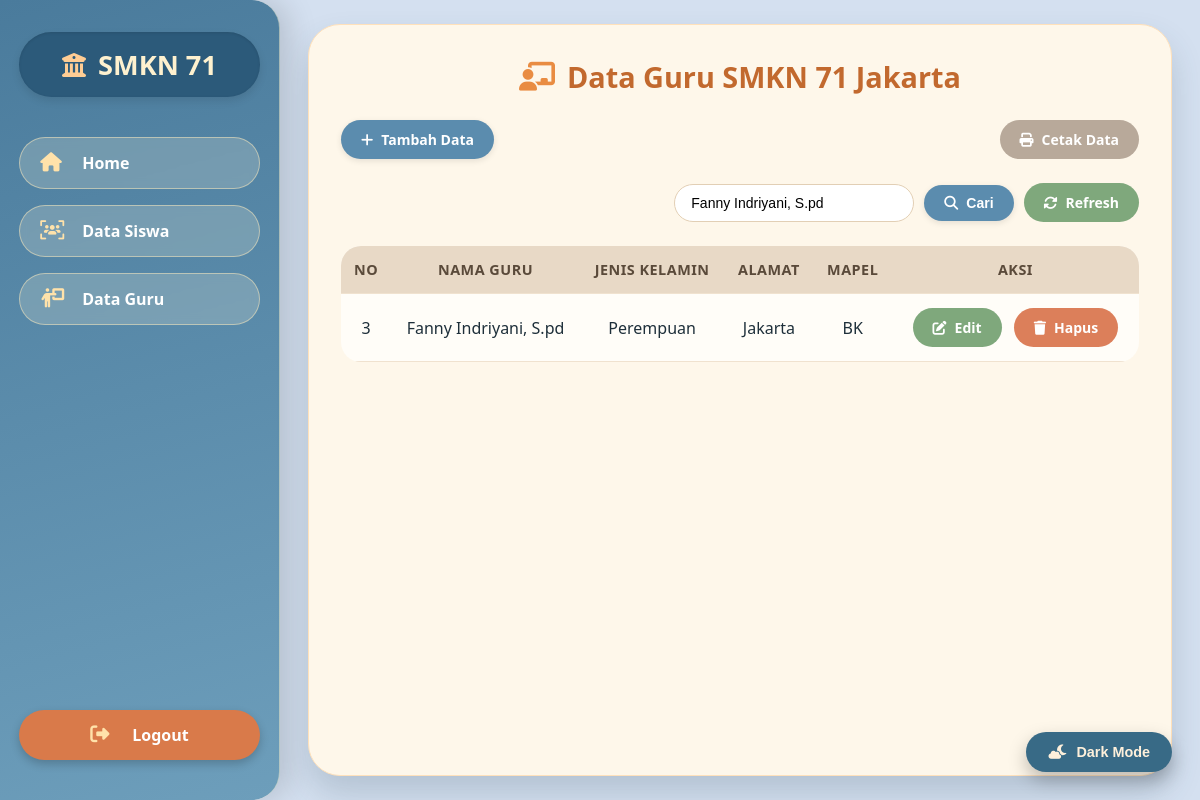
The app's page /data_guru.php?cari=Fanny Indriyani, S.pd (signed in) with its own data.
### tables this page shows
CREATE TABLE `tbl_guru` (
  `No` int(11) NOT NULL,
  `Nama_Guru` varchar(100) NOT NULL,
  `Jenis_Kelamin` enum('Laki-laki','Perempuan') NOT NULL,
  `Alamat` text NOT NULL,
  `Mapel` varchar(100) NOT NULL
);

### data_guru.php (the view, shortened to what this page needs)
<?php
include "koneksi.php";
?>
<!doctype html>
<html lang="id">
<head>
  <link rel="stylesheet" href="https://cdnjs.cloudflare.com/ajax/libs/font-awesome/6.5.0/css/all.min.css">
</head>
<body>
  <div class="wrapper">
    <div class="sidebar">
      <h3><i class="fas fa-building-columns"></i> SMKN 71</h3>
      <a href="home.php"><i class="fas fa-home"></i> Home</a>
      <a href="data_siswa.php"><i class="fas fa-users-viewfinder"></i> Data Siswa</a>
      <a href="data_guru.php"><i class="fas fa-person-chalkboard"></i> Data Guru</a>
      <a href="logout.php" onclick="return confirm('Apakah Anda yakin ingin logout?')"><i class="fas fa-right-from-bracket"></i> Logout</a>
    </div>
    <div class="container">
      <h2><i class="fas fa-chalkboard-user"></i> Data Guru SMKN 71 Jakarta</h2>
      <div class="actions">
        <a href="tambah_guru.php" class="btn btn-primary"><i class="fas fa-plus"></i> Tambah Data</a>
        <a href="cetak_guru.php" class="btn btn-gray" target="_blank"><i class="fas fa-print"></i> Cetak Data</a>
      </div>
      <div class="search-bar">
        <form method="GET">
          <input type="text" name="cari" placeholder="Cari Nama Guru / Mapel..."
                 value="<?php echo isset($_GET['cari']) ? htmlspecialchars($_GET['cari']) : ''; ?>">
          <button type="submit" class="btn btn-primary"><i class="fas fa-search"></i> Cari</button>
          <a href="data_guru.php" class="btn btn-success"><i class="fas fa-sync-alt"></i> Refresh</a>
        </form>
      </div>
      <table>
        <thead>
          <tr>
            <th>No</th>
            <th>Nama Guru</th>
            <th>Jenis Kelamin</th>
            <th>Alamat</th>
            <th>Mapel</th>
            <th>Aksi</th>
          </tr>
        </thead>
        <tbody>
          <?php
          if (isset($_GET['cari']) && !empty($_GET['cari'])) {
            $cari = mysqli_real_escape_string($koneksi, $_GET['cari']);
            $query = "SELECT * FROM tbl_guru
                      WHERE Nama_Guru LIKE '%$cari%'
                      OR Mapel LIKE '%$cari%' ";
          } else {
            $query = "SELECT * FROM tbl_guru";
          }
          $result = mysqli_query($koneksi, $query);
          if ($result && mysqli_num_rows($result) > 0) {
            while ($row = mysqli_fetch_assoc($result)) {
              echo "<tr>
                      <td>".htmlspecialchars($row['No'])."</td>
                      <td>".htmlspecialchars($row['Nama_Guru'])."</td>
                      <td>".htmlspecialchars($row['Jenis_Kelamin'])."</td>
                      <td>".htmlspecialchars($row['Alamat'])."</td>
                      <td>".htmlspecialchars($row['Mapel'])."</td>
                      <td>
                        <a href='edit_guru.php?edit=".urlencode($row['No'])."' class='btn btn-success'><i class='fas fa-edit'></i> Edit</a>
                        <a href='delete_guru.php?hapus=".urlencode($row['No'])."' class='btn btn-danger' onclick='return confirm(\"Yakin ingin menghapus?\")'><i class='fas fa-trash'></i> Hapus</a>
                       </td>
                    </tr>";
            }
          } else {
            echo "<tr><td colspan='6' style='text-align:center; padding:40px;'><i class='fas fa-database'></i> Tidak ada data Guru.</td></tr>";
          }
          ?>
        </tbody>
      </table>
    </div>
  </div>
  <button id="toggleDarkMode"><i class="fas fa-cloud-moon"></i> Dark Mode</button>
</body>
</html>

### data_guru.php (style rules this page uses)
* { margin: 0; padding: 0; box-sizing: border-box; }
body { font-family: 'Segoe UI', 'Poppins', system-ui, sans-serif; background: #d4e0f0; color: #1e2f3a; transition: all 0.3s ease; min-height: 100vh; }
.wrapper { display: flex; min-height: 100vh; }
.sidebar { width: 280px; background: linear-gradient(165deg, #4a7b9c, #6d9ebb); border-radius: 0 28px 28px 0; padding: 2rem 1.2rem; display: flex; flex-direction: column; box-shadow: 8px 0 30px rgba(0, 0, 0, 0.15); border-right: 1px solid rgba(255,245,210,0.5); }
.sidebar h3 { font-size: 1.7rem; font-weight: 800; text-align: center; margin-bottom: 2rem; color: #fef1cf; background: #2c5a7a; padding: 14px 8px; border-radius: 60px; display: flex; align-items: center; justify-content: center; gap: 12px; box-shadow: inset 0 1px 3px rgba(0,0,0,0.1), 0 4px 8px rgba(0,0,0,0.1); }
.sidebar h3 i { color: #ffcd94; font-size: 1.5rem; }
.sidebar a { display: flex; align-items: center; gap: 14px; padding: 14px 20px; margin: 8px 0; border-radius: 40px; text-decoration: none; font-weight: 700; color: #ffffff; background: rgba(255, 248, 225, 0.2); backdrop-filter: blur(4px); transition: all 0.25s ease; border: 1px solid rgba(255,235,190,0.5); }
.sidebar a i { width: 28px; font-size: 1.2rem; color: #ffe2aa; }
.sidebar a:last-child { margin-top: auto !important; margin-bottom: 0.5rem; background: #d97a4a !important; color: white !important; border: none !important; justify-content: center; font-weight: 800; box-shadow: 0 4px 10px rgba(0,0,0,0.2); }
.container { flex: 1; background: #fef7ea; margin: 24px 28px; padding: 2rem 2rem; border-radius: 32px; box-shadow: 0 18px 32px rgba(54, 78, 94, 0.2); border: 1px solid #ffe1bb; overflow-x: auto; }
h2 { text-align: center; color: #c2692e; margin-bottom: 1.5rem; font-size: 1.8rem; font-weight: 800; display: flex; align-items: center; justify-content: center; gap: 12px; }
h2 i { color: #e98c42; font-size: 1.8rem; }
.actions { display: flex; justify-content: space-between; flex-wrap: wrap; gap: 12px; margin-bottom: 24px; }
.btn { padding: 10px 20px; border: none; border-radius: 40px; cursor: pointer; text-decoration: none; font-size: 14px; font-weight: 700; transition: all 0.2s ease; display: inline-flex; align-items: center; gap: 8px; }
.btn-primary { background-color: #5b8cae; color: white; box-shadow: 0 2px 6px rgba(0,0,0,0.1); }
.btn-danger { background-color: #dc7f5a; color: white; }
.btn-success { background-color: #7fa87c; color: white; }
.btn-gray { background-color: #b8a99a; color: white; }
.search-bar { display: flex; justify-content: flex-end; margin-bottom: 24px; }
.search-bar form { display: flex; gap: 10px; align-items: center; }
.search-bar input { padding: 10px 16px; border-radius: 40px; border: 1px solid #e2cfb5; width: 240px; font-size: 14px; background: white; transition: all 0.2s; }
table { width: 100%; border-collapse: collapse; margin-top: 10px; border-radius: 20px; overflow: hidden; }
th, td { padding: 14px 12px; text-align: center; border-bottom: 1px solid #f0e2cf; }
th { background-color: #e8d9c6; color: #5a4a3a; font-weight: 800; font-size: 0.9rem; text-transform: uppercase; letter-spacing: 0.5px; }
tr { background-color: #fffdf8; transition: background 0.2s; }
td a { margin: 0 4px; padding: 6px 12px; font-size: 12px; border-radius: 30px; }
#toggleDarkMode { position: fixed; bottom: 28px; right: 28px; background: #386a86; border: none; color: #fef0db; padding: 12px 22px; border-radius: 50px; font-weight: 800; cursor: pointer; z-index: 1000; backdrop-filter: blur(6px); box-shadow: 0 8px 18px rgba(0, 0, 0, 0.25); transition: all 0.2s; font-size: 0.9rem; display: flex; align-items: center; gap: 10px; }

### records on screen
tbl_guru: No "3", Nama_Guru "Fanny Indriyani, S.pd", Jenis_Kelamin "Perempuan", Alamat "Jakarta", Mapel "BK"
